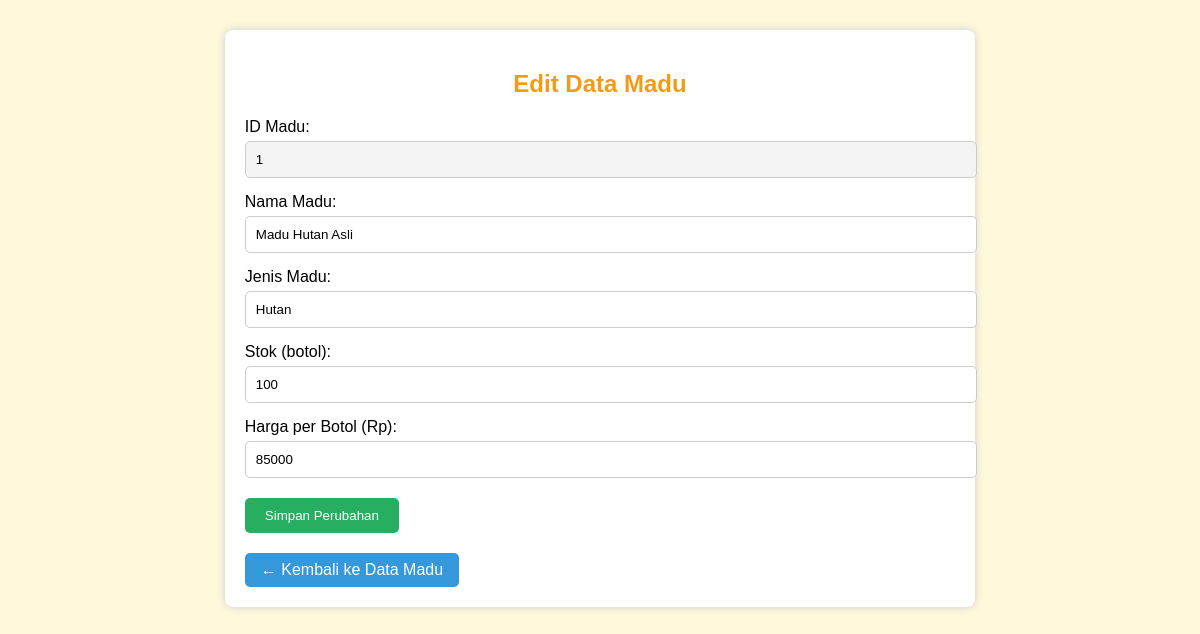
Page /edit_madu.php?id=1 on the committed database.
### tables this page shows
CREATE TABLE `madu` (
  `id_madu` int(11) NOT NULL,
  `nama_madu` varchar(100) NOT NULL,
  `jenis_madu` varchar(50) DEFAULT NULL,
  `harga_per_botol` int(11) DEFAULT NULL,
  `stok` int(11) DEFAULT 0
);

### edit_madu.php (the view, shortened to what this page needs)
<?php
$host = "localhost";
$user = "root";
$pass = "";
$db   = "gudang_madu";
$mysqli = new mysqli($host, $user, $pass, $db);
$id = $_GET['id'];
$query = $mysqli->query("SELECT * FROM madu WHERE id_madu = $id");
$data = $query->fetch_assoc();
?>
<!DOCTYPE html>
<html>
<head>
</head>
<body>
    <div class="container">
        <h2>Edit Data Madu</h2>
        <form method="POST">
            <label>ID Madu:</label>
            <input type="text" value="<?= $data['id_madu'] ?>" readonly>
            <label>Nama Madu:</label>
            <input type="text" name="nama_madu" value="<?= $data['nama_madu'] ?>" required>
            <label>Jenis Madu:</label>
            <input type="text" name="jenis_madu" value="<?= $data['jenis_madu'] ?>" required>
            <label>Stok (botol):</label>
            <input type="number" name="stok" value="<?= $data['stok'] ?>" required>
            <label>Harga per Botol (Rp):</label>
            <input type="number" name="harga_per_botol" value="<?= $data['harga_per_botol'] ?>" required>
            <button type="submit" name="submit">Simpan Perubahan</button>
        </form>
        <a class="btn-kembali" href="madu.php">← Kembali ke Data Madu</a>
    </div>
</body>
</html>

### edit_madu.php (style rules this page uses)
body { font-family: Arial, sans-serif; background-color: #fff9db; }
.container { width: 60%; margin: 30px auto; background: white; padding: 20px; border-radius: 8px; box-shadow: 0 0 10px #ccc; }
h2 { text-align: center; color: #f39c12; }
form label { display: block; margin-top: 15px; }
input[type="text"], input[type="number"] { width: 100%; padding: 10px; margin-top: 5px; border-radius: 5px; border: 1px solid #ccc; }
input[readonly] { background-color: #f4f4f4; }
button { margin-top: 20px; padding: 10px 20px; background-color: #27ae60; color: white; border: none; border-radius: 5px; }
a.btn-kembali { display: inline-block; margin-top: 20px; background-color: #3498db; padding: 8px 16px; color: white; text-decoration: none; border-radius: 5px; }

### rows in the picture
madu: id_madu "1", nama_madu "Madu Hutan Asli", jenis_madu "Hutan", stok "100", harga_per_botol "85000"
